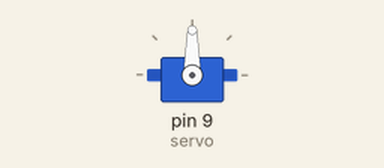
Bench run of a sketch on a simulated Arduino Uno, built with avr-gcc and run on an emulated ATmega328P. On the bench: servo.

Above: at 0.05 s.
Timing chart, 0 to 4.6 s (numbered marks = the images above):
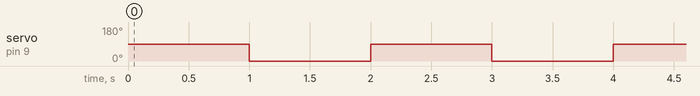

The sketch:

sketch_sep09e.ino
```cpp
#include <Servo.h>
Servo servo;


void setup() {
  servo.attach(9); //D9ピンをサーボの信号線として設定
  // put your setup code here, to run once:
}

void loop() {
  // put your main code here, to run repeatedly:
  servo.write(90); //サーボの角度を90度に設定
  delay(1000);
  servo.write(0);  //サーボの角度を0度に設定
  delay(1000);
}
```

Measured:
- by itself, servo on pin 9 (servo): alternates 90° for 1.0 s and 0° for 1.0 s
